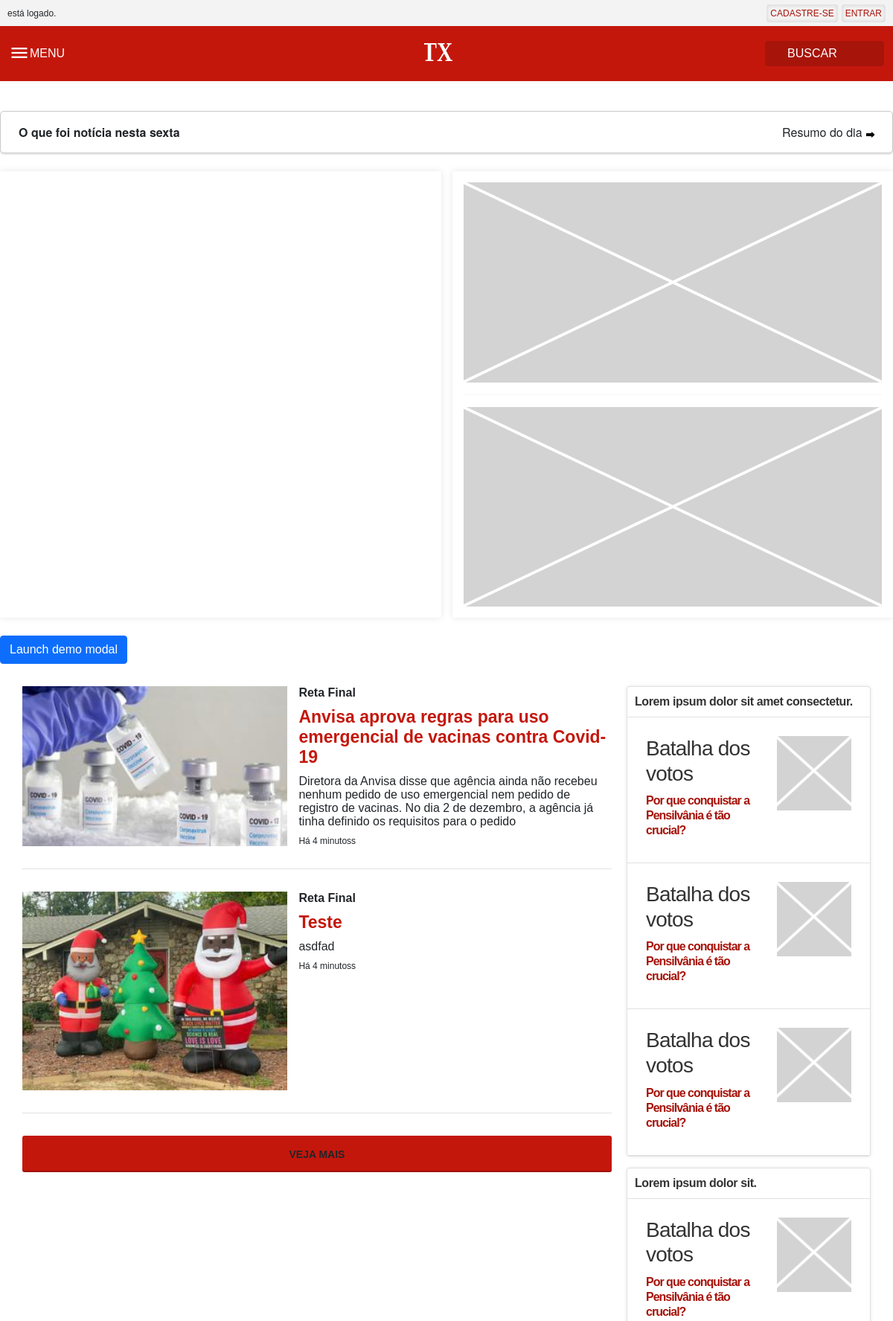
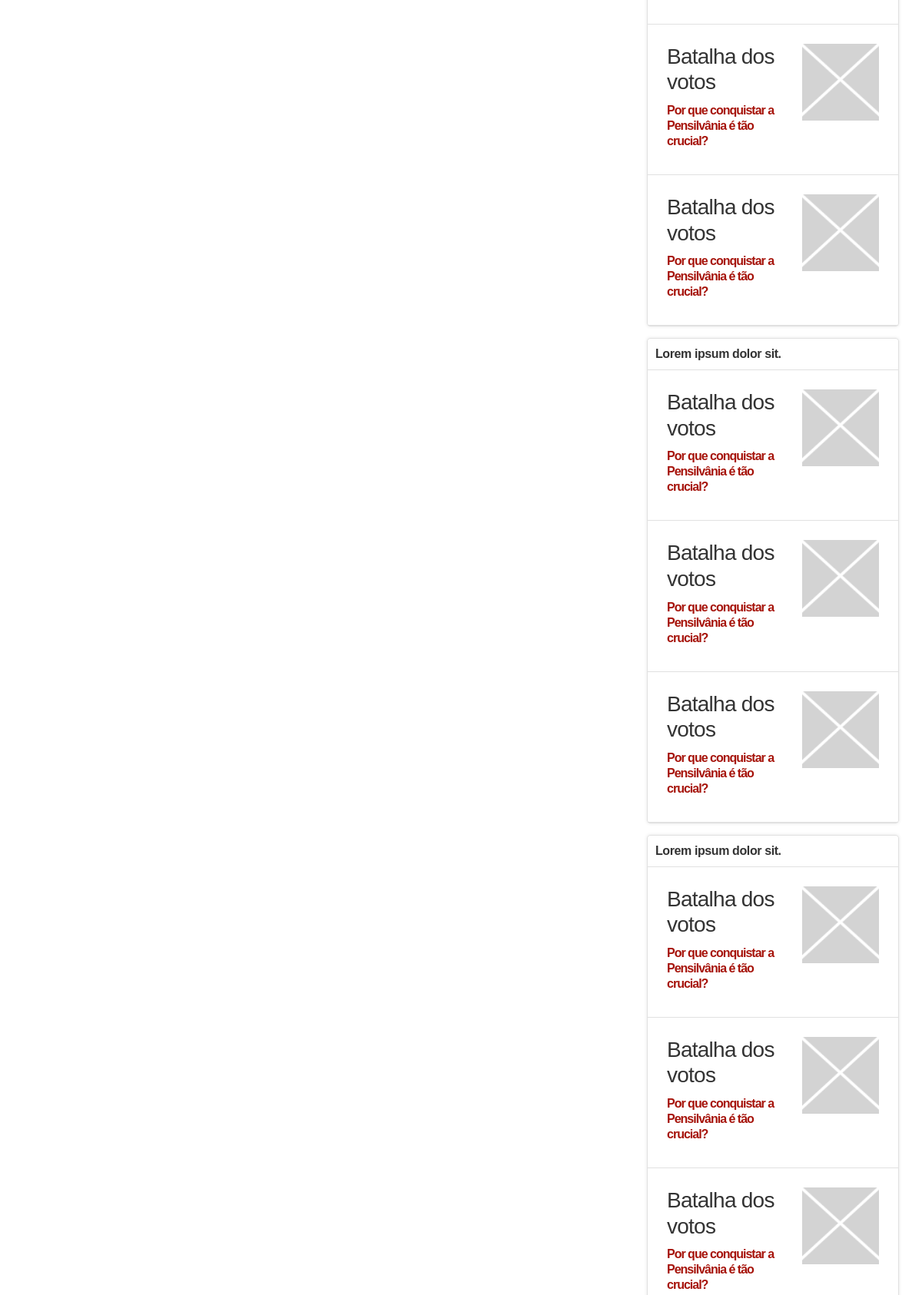
Screenshot of /cadastre-se/ (upper part) with the database file from the repository (2 pictures, top to bottom).
### hospitalapp/models.py (models this page shows, shortened)
class Post(models.Model):
    titulo = models.TextField(max_length=200)
    descricao = models.TextField(max_length=200)
    foto = models.ImageField(null=True, blank=True)
    def foto_url(self):
        if self.foto and hasattr(self.foto, 'url'):
            return self.foto.url
        else:
            return "img/placeholder.png"

### usuarios/views.py (the view)
# urls.py: path('cadastre-se/', criar_usuario, name='cadastre_se'),
def criar_usuario(request):
    form = UsuarioForm(request.POST)
    posts = Post.objects.all()
    if request.method == "POST":
        form = UsuarioForm(request.POST, request.FILES)
        if form.is_valid():
            obj = form.save()
            obj.save()
            return redirect('login')
    return render(request, 'usuarios/cadastre-se.html', {'form': form, 'posts': posts})

### usuarios/forms.py
class UsuarioForm(UserCreationForm):
    email = forms.EmailField(max_length=200)
    class Meta:
        model = User
        fields = ['username', 'email']

### usuarios/templates/usuarios/cadastre-se.html (shortened to what this page needs)
{% extends 'hospitais/base.html' %} {% block content %}
<button
  type="button"
  class="btn btn-primary"
  data-bs-toggle="modal"
  data-bs-target="#exampleModal"
>
  Launch demo modal
</button>
{% include 'hospitais/noticias_cards.html' %} {% endblock content %}

### templates/hospitais/noticias_cards.html (shortened to what this page needs)
<section class="noticias-cards main">
  <div class="noticias-card-left">
    {% for post in posts %}
    <div class="post">
      <div>
        <img src="{{post.foto_url}}" alt="" />
      </div>
      <div>
        <span class="post-category">Reta Final</span>
        <a class="post-title"> {{post.titulo}}</a>
        <span class="feed-post-description">{{post.descricao}}</span>
        <span class="feed-post-datetime">Há 4 minutoss</span>
      </div>
    </div>
    {% endfor %}
    <div class="load-more">
      <a id="btn__carregar_mais_noticias">VEJA MAIS</a>
    </div>
  </div>
  <div class="noticias-card-right">
    <div class="bastian-feed-item">
      <div class="noticias-card-title">
        Lorem ipsum dolor sit amet consectetur.
      </div>
      <div class="noticias-card-content">
        <div class="post-left">
          <div
            style="
              font-size: 15px;
              font-weight: 600;
              letter-spacing: -0.75px;
              line-height: 20px;
              color: rgb(51, 51, 51);
              margin-bottom: 0.5rem;
              font-family: opensans, opensans-bastian, Arial, sans-serif;
            "
          >
            <h3>Batalha dos votos</h3>
            <a href="">Por que conquistar a Pensilvânia é tão crucial?</a>
          </div>
          <div>
            <img
              src="/static/assets/img/placeholder-mini.png"
              width="100"
              height="100"
              alt=""
            />
          </div>
        </div>
        <div class="post-left">
          <div
            style="
              font-size: 15px;
              font-weight: 600;
              letter-spacing: -0.75px;
              line-height: 20px;
              color: rgb(51, 51, 51);
              margin-bottom: 0.5rem;
              font-family: opensans, opensans-bastian, Arial, sans-serif;
            "
          >
            <h3>Batalha dos votos</h3>
            <a href="">Por que conquistar a Pensilvânia é tão crucial?</a>
          </div>
          <div>
            <img
              src="/static/assets/img/placeholder-mini.png"
              width="100"
              height="100"
              alt=""
            />
          </div>
        </div>
        <div class="post-left">
          <div
            style="
              font-size: 15px;
              font-weight: 600;
              letter-spacing: -0.75px;
              line-height: 20px;
              color: rgb(51, 51, 51);
              margin-bottom: 0.5rem;
              font-family: opensans, opensans-bastian, Arial, sans-serif;
            "
          >
            <h3>Batalha dos votos</h3>
            <a href="">Por que conquistar a Pensilvânia é tão crucial?</a>
          </div>
          <div>
            <img
              src="/static/assets/img/placeholder-mini.png"
              width="100"
              height="100"
              alt=""
            />
          </div>
        </div>
      </div>
    </div>
    <div class="bastian-feed-item">
      <div class="noticias-card-title">Lorem ipsum dolor sit.</div>
      <div class="noticias-card-content">
        <div class="post-left">
          <div
            style="
              font-size: 15px;
              font-weight: 600;
              letter-spacing: -0.75px;
              line-height: 20px;
              color: rgb(51, 51, 51);
              margin-bottom: 0.5rem;
              font-family: opensans, opensans-bastian, Arial, sans-serif;
            "
          >
            <h3>Batalha dos votos</h3>
            <a href="">Por que conquistar a Pensilvânia é tão crucial?</a>
          </div>
          <div>
            <img
              src="/static/assets/img/placeholder-mini.png"
              width="100"
              height="100"
              alt=""
            />
          </div>
        </div>
        <div class="post-left">
          <div
            style="
              font-size: 15px;
              font-weight: 600;
              letter-spacing: -0.75px;
              line-height: 20px;
              color: rgb(51, 51, 51);
              margin-bottom: 0.5rem;
              font-family: opensans, opensans-bastian, Arial, sans-serif;
            "
          >
            <h3>Batalha dos votos</h3>
            <a href="">Por que conquistar a Pensilvânia é tão crucial?</a>
          </div>
          <div>
            <img
              src="/static/assets/img/placeholder-mini.png"
              width="100"
              height="100"
              alt=""
            />
          </div>
        </div>
        <div class="post-left">
          <div
            style="
              font-size: 15px;
              font-weight: 600;
              letter-spacing: -0.75px;
              line-height: 20px;
              color: rgb(51, 51, 51);
              margin-bottom: 0.5rem;
              font-family: opensans, opensans-bastian, Arial, sans-serif;
            "
          >
            <h3>Batalha dos votos</h3>
            <a href="">Por que conquistar a Pensilvânia é tão crucial?</a>
          </div>
          <div>
            <img
              src="/static/assets/img/placeholder-mini.png"
              width="100"
              height="100"
              alt=""
            />
          </div>
        </div>
      </div>
    </div>
    <div class="bastian-feed-item">
      <div class="noticias-card-title">Lorem ipsum dolor sit.</div>
      <div class="noticias-card-content">
        <div class="post-left">
          <div
            style="
              font-size: 15px;
              font-weight: 600;
              letter-spacing: -0.75px;
              line-height: 20px;
              color: rgb(51, 51, 51);
              margin-bottom: 0.5rem;
              font-family: opensans, opensans-bastian, Arial, sans-serif;
            "
          >
            <h3>Batalha dos votos</h3>
            <a href="">Por que conquistar a Pensilvânia é tão crucial?</a>
          </div>
          <div>
            <img
              src="/static/assets/img/placeholder-mini.png"
              width="100"
              height="100"
              alt=""
            />
          </div>
        </div>
        <div class="post-left">
          <div
            style="
              font-size: 15px;
              font-weight: 600;
              letter-spacing: -0.75px;
              line-height: 20px;
              color: rgb(51, 51, 51);
              margin-bottom: 0.5rem;
              font-family: opensans, opensans-bastian, Arial, sans-serif;
            "
          >
            <h3>Batalha dos votos</h3>
            <a href="">Por que conquistar a Pensilvânia é tão crucial?</a>
          </div>
          <div>
            <img
              src="/static/assets/img/placeholder-mini.png"
              width="100"
              height="100"
              alt=""
            />
          </div>
        </div>
        <div class="post-left">
          <div
            style="
              font-size: 15px;
              font-weight: 600;
              letter-spacing: -0.75px;
              line-height: 20px;
              color: rgb(51, 51, 51);
              margin-bottom: 0.5rem;
              font-family: opensans, opensans-bastian, Arial, sans-serif;
            "
          >
            <h3>Batalha dos votos</h3>
            <a href="">Por que conquistar a Pensilvânia é tão crucial?</a>
          </div>
          <div>
            <img
              src="/static/assets/img/placeholder-mini.png"
              width="100"
              height="100"
              alt=""
            />
          </div>
        </div>
      </div>
    </div>
    <div class="bastian-feed-item">
      <div class="noticias-card-title">Lorem ipsum dolor sit.</div>
      <div class="noticias-card-content">
        <div class="post-left">
          <div
            style="
              font-size: 15px;
              font-weight: 600;
              letter-spacing: -0.75px;
              line-height: 20px;
              color: rgb(51, 51, 51);
              margin-bottom: 0.5rem;
              font-family: opensans, opensans-bastian, Arial, sans-serif;
            "
          >
            <h3>Batalha dos votos</h3>
            <a href="">Por que conquistar a Pensilvânia é tão crucial?</a>
          </div>
          <div>
            <img
              src="/static/assets/img/placeholder-mini.png"
              width="100"
              height="100"
              alt=""
            />
          </div>
        </div>
        <div class="post-left">
          <div
            style="
              font-size: 15px;
              font-weight: 600;
              letter-spacing: -0.75px;
              line-height: 20px;
              color: rgb(51, 51, 51);
              margin-bottom: 0.5rem;
              font-family: opensans, opensans-bastian, Arial, sans-serif;
            "
          >
            <h3>Batalha dos votos</h3>
            <a href="">Por que conquistar a Pensilvânia é tão crucial?</a>
          </div>
          <div>
            <img
              src="/static/assets/img/placeholder-mini.png"
              width="100"
              height="100"
              alt=""
            />
          </div>
        </div>
        <div class="post-left">
          <div
            style="
              font-size: 15px;
              font-weight: 600;
              letter-spacing: -0.75px;
              line-height: 20px;
              color: rgb(51, 51, 51);
              margin-bottom: 0.5rem;
              font-family: opensans, opensans-bastian, Arial, sans-serif;
            "
          >
            <h3>Batalha dos votos</h3>
            <a href="">Por que conquistar a Pensilvânia é tão crucial?</a>
          </div>
          <div>
            <img
              src="/static/assets/img/placeholder-mini.png"
              width="100"
              height="100"
              alt=""
            />
          </div>
        </div>
      </div>
    </div>
  </div>
</section>

### static/assets/css/global.css (style rules this page uses)
* { box-sizing: border-box; }
html, body { height: 100%; }
body { display: flex; flex-direction: column; }
body { margin: 0; font: 16px Sans-Serif; }
body { padding: 0; margin: 0; font-family: opensans, opensans-bastian, Arial, sans-serif; }
a { text-decoration: none; color: #a6130a; }
.main { max-width: 1222px; margin: 0px auto; flex: 1 0 auto; }
.noticias-cards { display: flex; padding: 20px; }
section.noticias-cards>div:nth-child(1) { width: 70%; padding: 10px; }
section.noticias-cards>div:nth-child(2) { width: 30%; padding: 10px; }
.post { display: flex; flex-direction: row; border-bottom: 1px solid #e1e1e1; padding-bottom: 30px; margin-bottom: 30px; }
.post .post-category { font-size: 16px; font-weight: 600; margin-bottom: 10px; }
.post>div:nth-child(1) { display: flex; width: 45%; }
.post>div:nth-child(2) { display: flex; width: 55%; padding-left: 15px; flex-direction: column; }
.post>div:nth-child(2) a { display: flex; color: #c4170c; font-size: 23px; font-weight: 700; }
.post>div:nth-child(2) .feed-post-description { font-size: 16px; margin-top: 10px; }
.post>div:nth-child(2) .feed-post-datetime { font-size: 12px; white-space: nowrap; margin-top: 10px; }
.post>div:nth-child(1) img { display: flex; width: 100%; }
.post-left { display: flex; padding: 25px; padding-bottom: 25px; border-bottom: 1px solid #e1e1e1; }
.noticias-card-right>div { border: 1px solid #e1e1e1; border-radius: 4px; box-shadow: 0px 0px 4px 0px rgba(0, 0, 0, 0.1); margin-bottom: 15px; }
.noticias-card-title { display: flex; flex: 1; flex-direction: column; border-bottom: 1px solid #e1e1e1; padding: 10px; font-size: 1rem; font-weight: bold; letter-spacing: -0.4px; color: rgb(51, 51, 51); line-height: 20px; }
.post-left>div:nth-child(1) { display: flex; flex: 1; flex-direction: column; padding-right: 10px; }
.post-left>div:nth-child(1) h3 { margin: 0; margin-bottom: 10px; }
.post-left>div:nth-child(1) a { margin: 0; font-size: 1rem; line-height: 20px; letter-spacing: -1px; font-weight: 700; }
.load-more { display: flex; align-items: center; justify-content: center; background-color: rgb(196, 23, 12); border-bottom-color: rgb(51, 51, 51); border-radius: 3px; box-shadow: rgba(0, 0, 0, 0.2) 0px -2px 0px 0px inset; box-sizing: border-box; cursor: pointer; font-family: "Times New Roman"; font-size: 16px; font-stretch: 100%; font-style: normal; font-weight: 400; height: 49px; line-height: 16px; }
.load-more a { color: #fff; font-weight: 700; font-size: 14px; font-family: opensans, opensans-bastian, Arial, sans-serif; }

### rows the page displays
Post: foto_url (picture), titulo "Anvisa aprova regras para uso emergencial de vacinas contra Covid-19", descricao "Diretora da Anvisa disse que agência ainda não recebeu nenhum pedido de uso emergencial nem pedido de registro de vacinas. No dia 2 de dezembro, a agência já tinha definido os requisitos para o pedido"
Post: foto_url (picture), titulo "Teste", descricao "asdfad"
